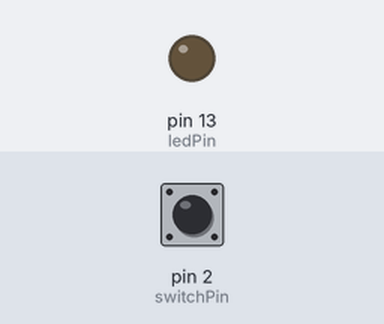
The sketch below on a simulated Arduino Uno, built with avr-gcc and run on an emulated ATmega328P. Shown: output pins drawn as LEDs (lit = HIGH). The test bench sets the inputs (shaded band); at power-on: pin 2 (switchPin) LOW.

Above: at 1.2 s.
1.3 s: pin 2 (switchPin) pulled HIGH for 0.15 s
At 1.37 s:
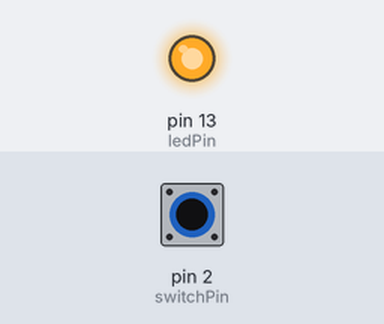
2.9 s: pin 2 (switchPin) pulled HIGH for 3.2 s
At 7.3 s:
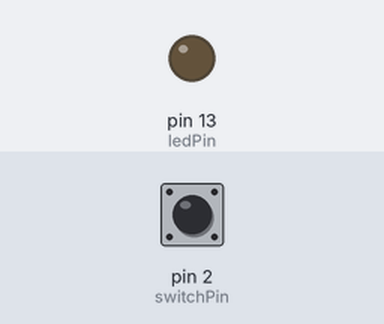
Timing chart, 0 to 8.8 s (numbered marks = the images above; inputs shaded):
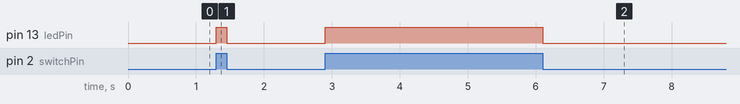

Measured:
- after the input at 1.3 s, pin 13 (ledPin): LOW → HIGH at once, → LOW 0.15 s later
- after the input at 2.9 s, pin 13 (ledPin): LOW → HIGH at once, → LOW 3.2 s later

The sketch:

3_switch.ino
```cpp
int switchPin=2;
int ledPin=13;
void setup() {
  // put your setup code here, to run once:
  pinMode(ledPin,OUTPUT);
  pinMode(switchPin,INPUT);
}

void loop() {
  // put your main code here, to run repeatedly:
  if(digitalRead(switchPin)==HIGH){
      digitalWrite(ledPin,HIGH);
  }
  else{
    digitalWrite(ledPin,LOW);
  }

}
```
